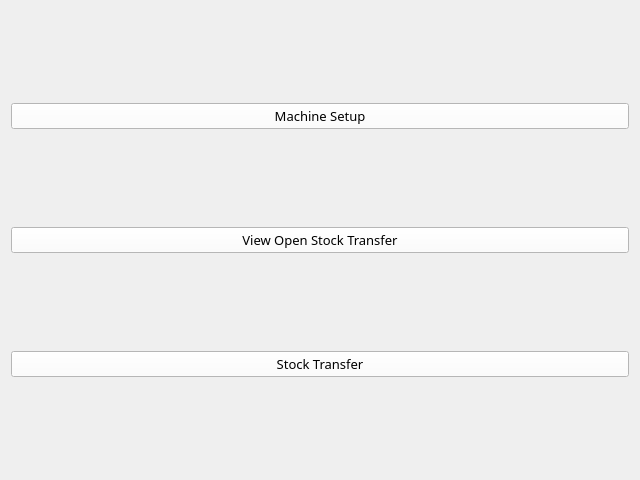
<?xml version="1.0" encoding="UTF-8"?>
<ui version="4.0">
 <class>SysConfig</class>
 <widget class="QWidget" name="SysConfig">
  <property name="geometry">
   <rect>
    <x>0</x>
    <y>0</y>
    <width>640</width>
    <height>480</height>
   </rect>
  </property>
  <property name="windowTitle">
   <string>Form</string>
  </property>
  <layout class="QVBoxLayout" name="verticalLayout">
   <item>
    <widget class="QPushButton" name="pushButton_3">
     <property name="font">
      <font>
       <family>Segoe UI Light</family>
       <pointsize>10</pointsize>
       <italic>false</italic>
       <bold>false</bold>
      </font>
     </property>
     <property name="styleSheet">
      <string notr="true">background-color:white;
color:black;
font: 300 10pt &quot;Segoe UI Light&quot;;</string>
     </property>
     <property name="text">
      <string>Machine Setup</string>
     </property>
    </widget>
   </item>
   <item>
    <widget class="QPushButton" name="pushButton">
     <property name="font">
      <font>
       <family>Segoe UI Light</family>
       <pointsize>10</pointsize>
       <italic>false</italic>
       <bold>false</bold>
      </font>
     </property>
     <property name="styleSheet">
      <string notr="true">background-color:white;
color:black;
font: 300 10pt &quot;Segoe UI Light&quot;;</string>
     </property>
     <property name="text">
      <string>View Open Stock Transfer</string>
     </property>
    </widget>
   </item>
   <item>
    <widget class="QPushButton" name="pushButton_2">
     <property name="font">
      <font>
       <family>Segoe UI Light</family>
       <pointsize>10</pointsize>
       <italic>false</italic>
       <bold>false</bold>
      </font>
     </property>
     <property name="styleSheet">
      <string notr="true">background-color:white;
color:black;
font: 300 10pt &quot;Segoe UI Light&quot;;</string>
     </property>
     <property name="text">
      <string>Stock Transfer</string>
     </property>
    </widget>
   </item>
  </layout>
 </widget>
 <resources/>
 <connections/>
</ui>
